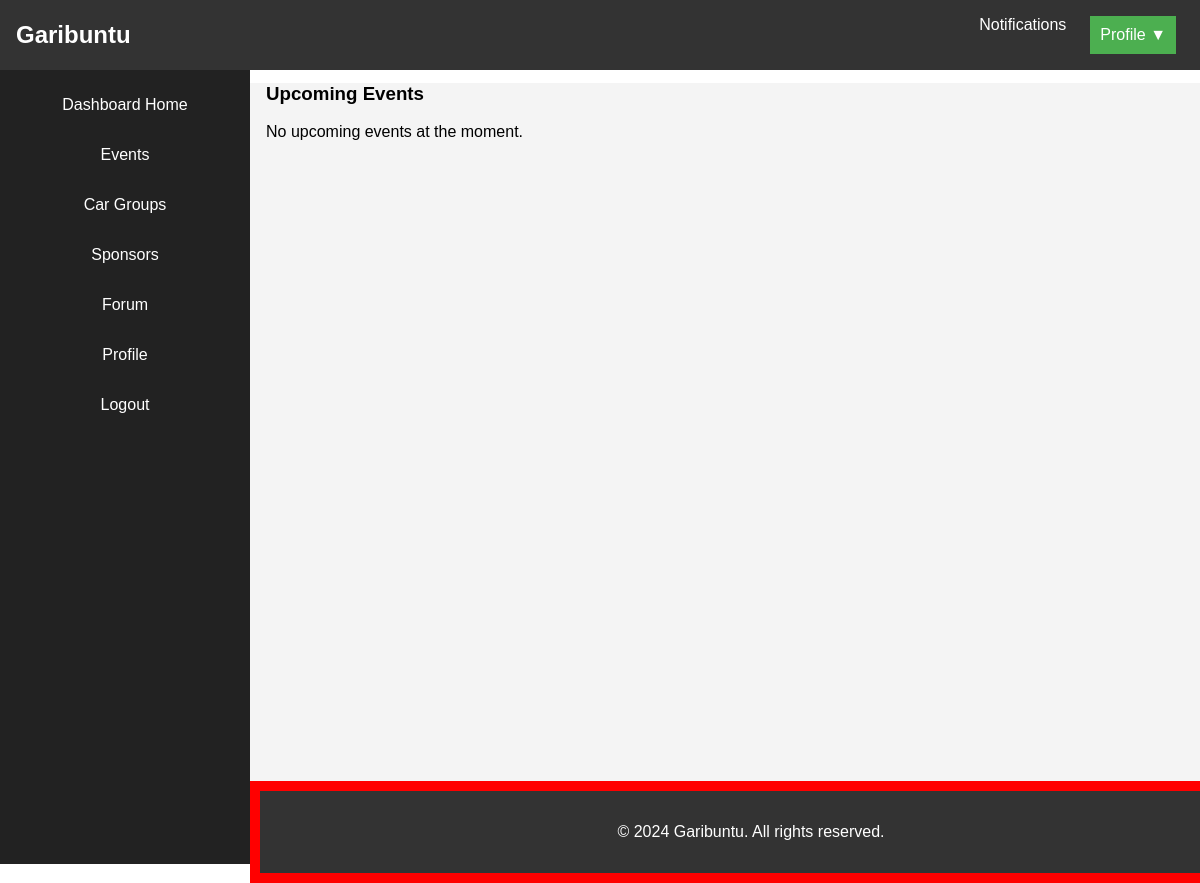
/even-list/, run on an earlier commit of the app's database.
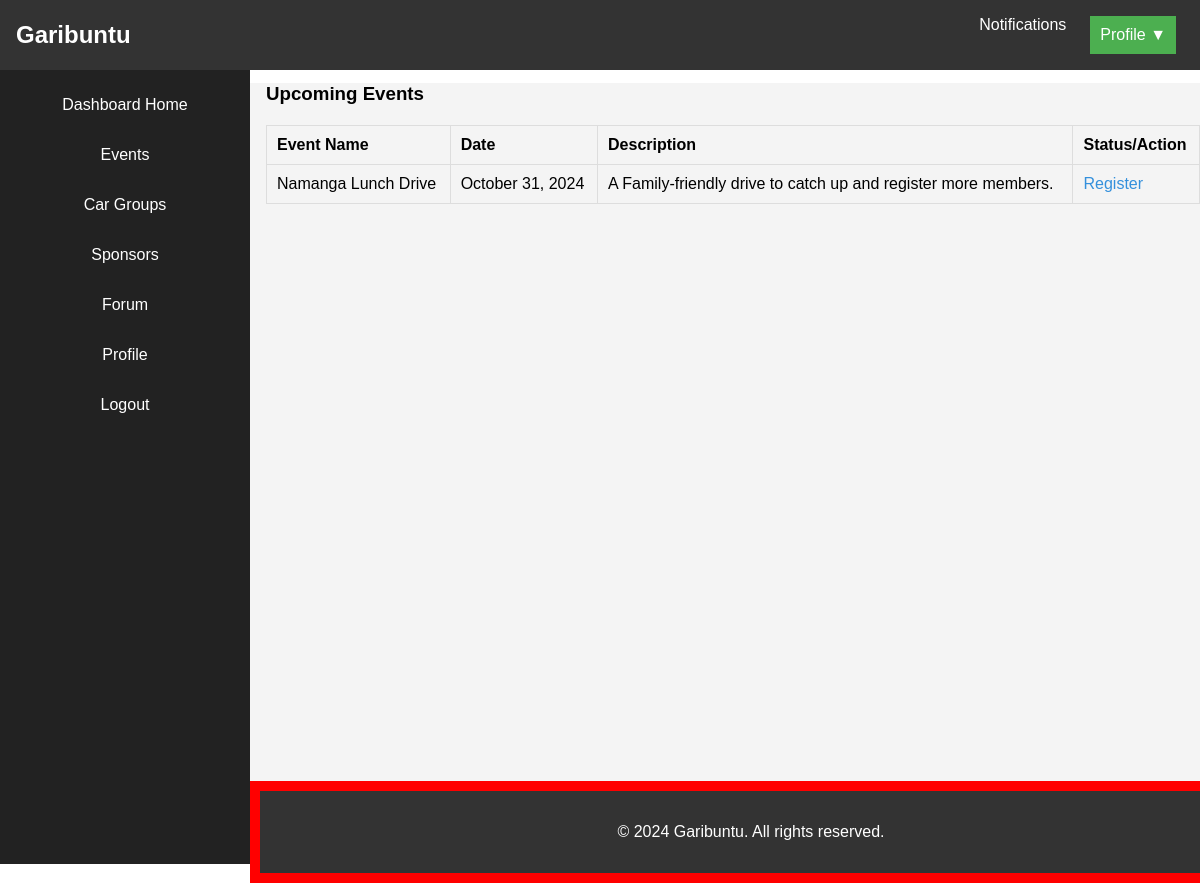
And on a later commit of the database.
### events/models.py (models this page shows, shortened)
class Event(models.Model):
    title = models.CharField(max_length=100)
    description = models.TextField()
    date = models.DateField()
    time = models.TimeField()
    location = models.CharField(max_length=255)
    registration_fee = models.DecimalField(max_digits=10, decimal_places=2)
    group = models.ForeignKey(CarGroup, on_delete=models.CASCADE, related_name='events')
    created_by = models.ForeignKey(User, on_delete=models.CASCADE, related_name='organized_events')
    attendees = models.ManyToManyField(User, through='EventRegistration', related_name='events')

### garibuntu/views.py (the view)
# urls.py: path('', views.event_list, name='event_list'),
def event_list(request):
    events = Event.objects.all()
    user = request.user
    payment_status = EventRegistration.payment_status
    return render(request, 'dash-events.html', {'events':events, 'payment_status':payment_status})

### garibuntu/templates/dash-events.html (shortened to what this page needs)
{% extends 'base-dash.html' %}
{% block content %}
<div class="events-section">
    <h3>Upcoming Events</h3>
    {% if events %}
    <table class="events-table">
        <thead>
            <tr>
                <th>Event Name</th>
                <th>Date</th>
                <th>Description</th>
                <th>Status/Action</th>
            </tr>
        </thead>
        <tbody>
            {% for event in events %}
                <tr>
                    <td>{{ event.title }}</td>
                    <td>{{ event.date|date:"F d, Y" }}</td>
                    <td>{{ event.description|truncatewords:15 }}</td>
                    <td>
                        {% if not is_registered %}
                        <a href="{% url 'garibuntu:event_register' event.id %}" class="register-button">Register</a>
                       {% else %}
                       <button class="btn btn-secondary" disabled>Registered</button>
                       {% endif %}
                    </td>
                </tr>
            {% endfor %}
        </tbody>
    </table>
{% else %}
    <p>No upcoming events at the moment.</p>
{% endif %}
</div>
{% endblock content %}

What changed in the data, as far as the page shows it:
added Event: title "Namanga Lunch Drive", date "October 31, 2024", description "A Family-friendly drive to catch up and register more members."
Also different on the page:
text no longer shown: "No upcoming events at the moment."
text now shown: "Event Name Date Description Status/Action"
